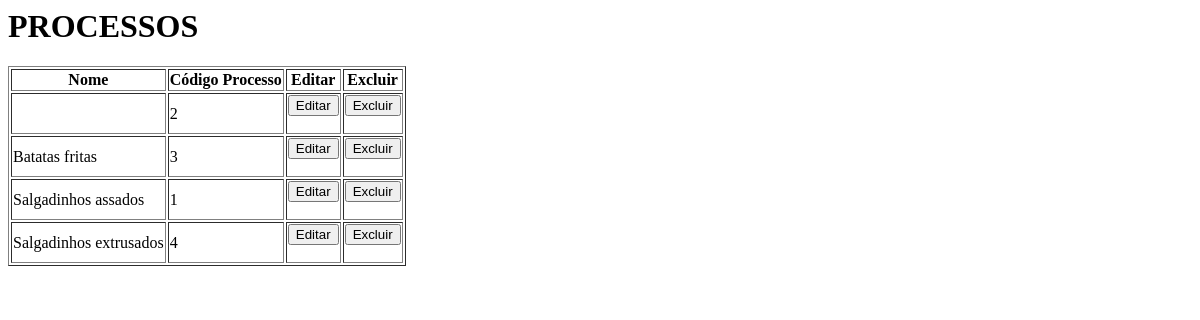
The page /listarProcesso.php on the database as committed earlier.
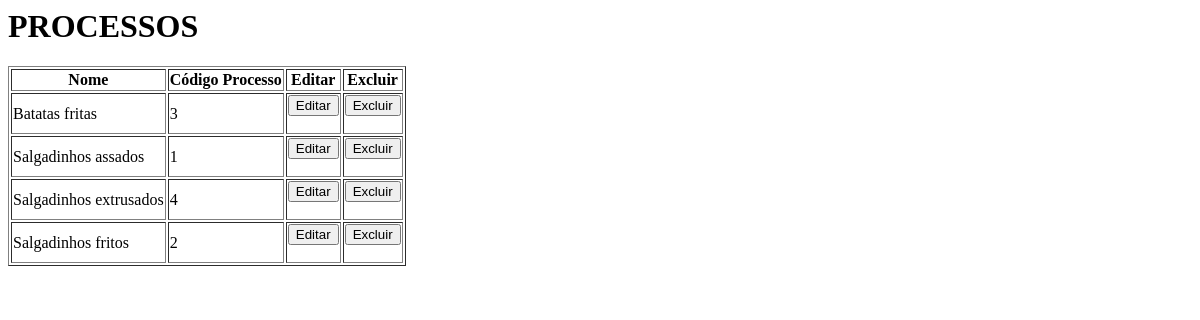
The same page on the database as committed later.
### tables this page shows
CREATE TABLE `processo` (
  `COD_PROCESSO` int(11) NOT NULL,
  `NOME` varchar(30) NOT NULL
);

### conexao.php (called while the page is built, shortened)
<?php
function selectAllProcesso(){
    $banco = abrirBanco();
    $sql = "SELECT * FROM processo ORDER BY nome";
    $resultado = $banco->query($sql);
    while ($row = mysqli_fetch_array($resultado)) {
        $todosProcessos[] = $row;
    }
    return $todosProcessos;
}
function abrirBanco(){
    $conexao = new mysqli("localhost", "root", "", "fabricacao");
    return $conexao;
}

### listarProcesso.php (the view, shortened to what this page needs)
<?php include("conexao.php");
      $todosProcessos = selectAllProcesso();
?>
<html>
    <head>
    </head>
    <body>
        <h1>
            PROCESSOS
        </h1>
    </body>
    <table border="1">
            <thead>
                <tr>
                    <th>Nome</th>
                    <th>Código Processo</th>
                    <th>Editar</th>
                    <th>Excluir</th>
                </tr>
            </thead>
    <tbody>
                <?php
                    foreach ($todosProcessos as $processo) { ?>
                    <tr>
                        <td><?= utf8_decode($processo["NOME"])?></td>
                    <td><?=$processo["COD_PROCESSO"]?></td>
                    <td>
                        <form name="alterar" action="alterarProcesso.php" method="POST">
                            <input type="submit" value="Editar" name="editar" />
                            </form>
                    </td>
                    <td>
                        <form name="excluir" action="conexao.php" method="POST">
                            <input type="submit" value="Excluir" name="excluir" />
                            </form>
                    </td>
                    </tr>
                 <?php  }
                ?>
            </tbody>
</html>

Rows that differ between the two databases and show on the page:
changed processo id 2: NOME (not shown) → "Salgadinhos fritos"; moves down the list
